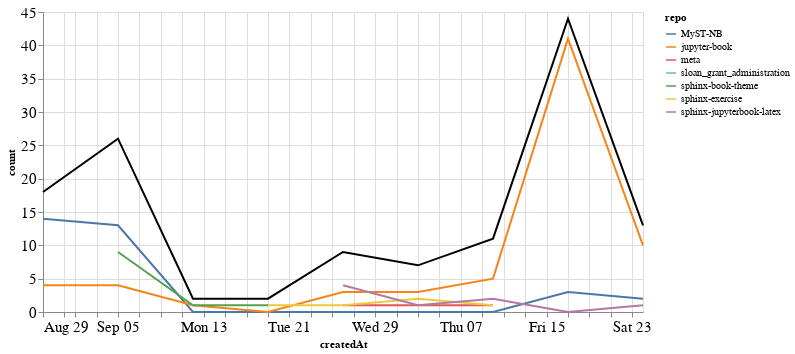

Notebook source saved alongside this figure:
### Markdown cell above
### Comments

### Code cell
comments_time = comments.groupby('repo').resample('W', on='createdAt').count()['author'].reset_index()
comments_time = comments_time.rename(columns={'author': 'count'})
comments_time_total = comments_time.groupby('createdAt').agg({"count": "sum"}).reset_index()
ch1 = alt.Chart(comments_time, width=600).mark_line().encode(
    x='createdAt',
    y='count',
    color='repo',
    tooltip="repo"
)

ch2 = alt.Chart(comments_time_total, width=600).mark_line(color="black").encode(
    x='createdAt',
    y='count',
)

ch1 + ch2

### Figure 1 — Vega-Lite specification as saved in the notebook (floating-point values rounded to 4 significant figures)
{"config": {"axisLeft": {"labelFontSize": 15}, "axisBottom": {"labelFontSize": 15}}, "layer": [{"data": {"name": "data-cbbc3d0a014385a9040e8b28b125e62b"}, "mark": "line", "encoding": {"color": {"type": "nominal", "field": "repo"}, "tooltip": {"type": "nominal", "field": "repo"}, "x": {"type": "temporal", "field": "createdAt"}, "y": {"type": "quantitative", "field": "count"}}, "width": 600}, {"data": {"name": "data-241f6cd81ad75b592b35b65b9b8122db"}, "mark": {"type": "line", "color": "black"}, "encoding": {"x": {"type": "temporal", "field": "createdAt"}, "y": {"type": "quantitative", "field": "count"}}, "width": 600}], "$schema": "https://vega.github.io/schema/vega-lite/v4.8.1.json", "datasets": {"data-cbbc3d0a014385a9040e8b28b125e62b": [{"repo": "MyST-NB", "createdAt": "2021-08-29T00:00:00", "count": 14}, {"repo": "MyST-NB", "createdAt": "2021-09-05T00:00:00", "count": 13}, {"repo": "MyST-NB", "createdAt": "2021-09-12T00:00:00", "count": 0}, {"repo": "MyST-NB", "createdAt": "2021-09-19T00:00:00", "count": 0}, {"repo": "MyST-NB", "createdAt": "2021-09-26T00:00:00", "count": 0}, {"repo": "MyST-NB", "createdAt": "2021-10-03T00:00:00", "count": 0}, {"repo": "MyST-NB", "createdAt": "2021-10-10T00:00:00", "count": 0}, {"repo": "MyST-NB", "createdAt": "2021-10-17T00:00:00", "count": 3}, {"repo": "MyST-NB", "createdAt": "2021-10-24T00:00:00", "count": 2}, {"repo": "jupyter-book", "createdAt": "2021-08-29T00:00:00", "count": 4}, {"repo": "jupyter-book", "createdAt": "2021-09-05T00:00:00", "count": 4}, {"repo": "jupyter-book", "createdAt": "2021-09-12T00:00:00", "count": 1}, {"repo": "jupyter-book", "createdAt": "2021-09-19T00:00:00", "count": 0}, {"repo": "jupyter-book", "createdAt": "2021-09-26T00:00:00", "count": 3}, {"repo": "jupyter-book", "createdAt": "2021-10-03T00:00:00", "count": 3}, {"repo": "jupyter-book", "createdAt": "2021-10-10T00:00:00", "count": 5}, {"repo": "jupyter-book", "createdAt": "2021-10-17T00:00:00", "count": 41}, {"repo": "jupyter-book", "createdAt": "2021-10-24T00:00:00", "count": 10}, {"repo": "meta", "createdAt": "2021-09-26T00:00:00", "count": 1}, {"repo": "meta", "createdAt": "2021-10-03T00:00:00", "count": 1}, {"repo": "meta", "createdAt": "2021-10-10T00:00:00", "count": 1}, {"repo": "sloan_grant_administration", "createdAt": "2021-10-10T00:00:00", "count": 2}, {"repo": "sphinx-book-theme", "createdAt": "2021-09-05T00:00:00", "count": 9}, {"repo": "sphinx-book-theme", "createdAt": "2021-09-12T00:00:00", "count": 1}, {"repo": "sphinx-book-theme", "createdAt": "2021-09-19T00:00:00", "count": 1}, {"repo": "sphinx-exercise", "createdAt": "2021-09-19T00:00:00", "count": 1}, {"repo": "sphinx-exercise", "createdAt": "2021-09-26T00:00:00", "count": 1}, {"repo": "sphinx-exercise", "createdAt": "2021-10-03T00:00:00", "count": 2}, {"repo": "sphinx-exercise", "createdAt": "2021-10-10T00:00:00", "count": 1}, {"repo": "sphinx-jupyterbook-latex", "createdAt": "2021-09-26T00:00:00", "count": 4}, {"repo": "sphinx-jupyterbook-latex", "createdAt": "2021-10-03T00:00:00", "count": 1}, {"repo": "sphinx-jupyterbook-latex", "createdAt": "2021-10-10T00:00:00", "count": 2}, {"repo": "sphinx-jupyterbook-latex", "createdAt": "2021-10-17T00:00:00", "count": 0}, {"repo": "sphinx-jupyterbook-latex", "createdAt": "2021-10-24T00:00:00", "count": 1}], "data-241f6cd81ad75b592b35b65b9b8122db": [{"createdAt": "2021-08-29T00:00:00", "count": 18}, {"createdAt": "2021-09-05T00:00:00", "count": 26}, {"createdAt": "2021-09-12T00:00:00", "count": 2}, {"createdAt": "2021-09-19T00:00:00", "count": 2}, {"createdAt": "2021-09-26T00:00:00", "count": 9}, {"createdAt": "2021-10-03T00:00:00", "count": 7}, {"createdAt": "2021-10-10T00:00:00", "count": 11}, {"createdAt": "2021-10-17T00:00:00", "count": 44}, {"createdAt": "2021-10-24T00:00:00", "count": 13}]}}
